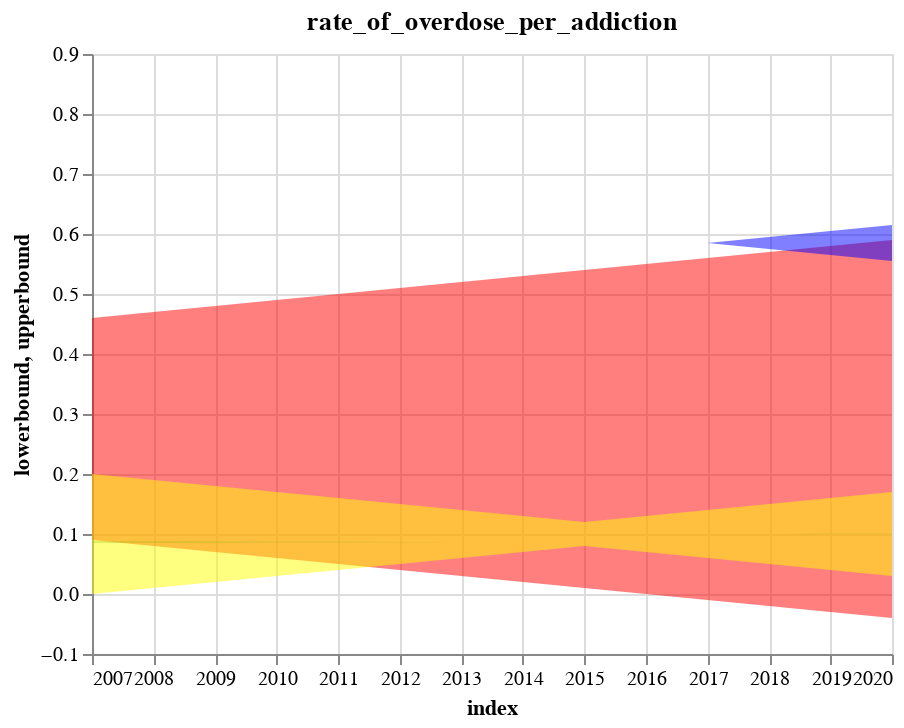

Notebook cell for this chart:
### Code cell
cols = set(df.columns.get_level_values('figure')[:-2])
colors = {column: color for column,color in zip(cols, ['red', 'blue', 'green', 'yellow', 'purple', 'orange'])}
dfs = {key: df[key].reset_index() for key in cols}
charts_ = {key: alt.Chart(val, title=key).mark_area(opacity=0.5, color=colors[key]).encode(x='index:T') for key,val in dfs.items()}
charts = {key: val.encode(y='lowerbound:Q', y2='upperbound:Q') for key,val in charts_.items()}

reduce(lambda A,B: A + B, charts.values())

### Figure 1 — Vega-Lite specification as saved in the notebook (floating-point values rounded to 4 significant figures)
{"config": {"view": {"continuousWidth": 400, "continuousHeight": 300}}, "layer": [{"data": {"name": "data-c04c95cb50fbc25345db7b56055096df"}, "mark": {"type": "area", "color": "red", "opacity": 0.5}, "encoding": {"x": {"type": "temporal", "field": "index"}, "y": {"type": "quantitative", "field": "lowerbound"}, "y2": {"field": "upperbound"}}, "title": "rate_of_overdose_per_addiction"}, {"data": {"name": "data-4546bfc1d1103ec459113010d6e80bc0"}, "mark": {"type": "area", "color": "blue", "opacity": 0.5}, "encoding": {"x": {"type": "temporal", "field": "index"}, "y": {"type": "quantitative", "field": "lowerbound"}, "y2": {"field": "upperbound"}}, "title": "rate_of_new_prescription_per_american"}, {"data": {"name": "data-83802fe14ec28492ae61ebc6858727fd"}, "mark": {"type": "area", "color": "green", "opacity": 0.5}, "encoding": {"x": {"type": "temporal", "field": "index"}, "y": {"type": "quantitative", "field": "lowerbound"}, "y2": {"field": "upperbound"}}, "title": "rate_of_death_per_overdose"}, {"data": {"name": "data-245c73b0e0bbfd536c09e4cb9f443f8d"}, "mark": {"type": "area", "color": "yellow", "opacity": 0.5}, "encoding": {"x": {"type": "temporal", "field": "index"}, "y": {"type": "quantitative", "field": "lowerbound"}, "y2": {"field": "upperbound"}}, "title": "rate_of_addiction_per_prescription"}], "$schema": "https://vega.github.io/schema/vega-lite/v4.0.2.json", "datasets": {"data-c04c95cb50fbc25345db7b56055096df": [{"index": "2007-01-01T00:00:00", "lowerbound": 0.09, "upperbound": 0.46}, {"index": "2008-01-01T00:00:00", "lowerbound": 0.08, "upperbound": 0.47}, {"index": "2009-01-01T00:00:00", "lowerbound": 0.07, "upperbound": 0.48}, {"index": "2010-01-01T00:00:00", "lowerbound": 0.06, "upperbound": 0.49}, {"index": "2011-01-01T00:00:00", "lowerbound": 0.05, "upperbound": 0.5}, {"index": "2012-01-01T00:00:00", "lowerbound": 0.04, "upperbound": 0.51}, {"index": "2013-01-01T00:00:00", "lowerbound": 0.03, "upperbound": 0.52}, {"index": "2014-01-01T00:00:00", "lowerbound": 0.02, "upperbound": 0.53}, {"index": "2015-01-01T00:00:00", "lowerbound": 0.01, "upperbound": 0.54}, {"index": "2016-01-01T00:00:00", "lowerbound": 0.0, "upperbound": 0.55}, {"index": "2017-01-01T00:00:00", "lowerbound": -0.01, "upperbound": 0.56}, {"index": "2018-01-01T00:00:00", "lowerbound": -0.02, "upperbound": 0.57}, {"index": "2019-01-01T00:00:00", "lowerbound": -0.03, "upperbound": 0.58}, {"index": "2020-01-01T00:00:00", "lowerbound": -0.04, "upperbound": 0.59}], "data-4546bfc1d1103ec459113010d6e80bc0": [{"index": "2007-01-01T00:00:00", "lowerbound": 0.759, "upperbound": 0.759}, {"index": "2008-01-01T00:00:00", "lowerbound": 0.782, "upperbound": 0.782}, {"index": "2009-01-01T00:00:00", "lowerbound": 0.795, "upperbound": 0.795}, {"index": "2010-01-01T00:00:00", "lowerbound": 0.812, "upperbound": 0.812}, {"index": "2011-01-01T00:00:00", "lowerbound": 0.809, "upperbound": 0.809}, {"index": "2012-01-01T00:00:00", "lowerbound": 0.813, "upperbound": 0.813}, {"index": "2013-01-01T00:00:00", "lowerbound": 0.781, "upperbound": 0.781}, {"index": "2014-01-01T00:00:00", "lowerbound": 0.756, "upperbound": 0.756}, {"index": "2015-01-01T00:00:00", "lowerbound": 0.706, "upperbound": 0.706}, {"index": "2016-01-01T00:00:00", "lowerbound": 0.665, "upperbound": 0.665}, {"index": "2017-01-01T00:00:00", "lowerbound": 0.585, "upperbound": 0.585}, {"index": "2018-01-01T00:00:00", "lowerbound": 0.575, "upperbound": 0.595}, {"index": "2019-01-01T00:00:00", "lowerbound": 0.565, "upperbound": 0.605}, {"index": "2020-01-01T00:00:00", "lowerbound": 0.555, "upperbound": 0.615}], "data-83802fe14ec28492ae61ebc6858727fd": [{"index": "2007-01-01T00:00:00", "lowerbound": 0.08568, "upperbound": 0.08752}, {"index": "2008-01-01T00:00:00", "lowerbound": 0.08583, "upperbound": 0.08737}, {"index": "2009-01-01T00:00:00", "lowerbound": 0.08599, "upperbound": 0.08721}, {"index": "2010-01-01T00:00:00", "lowerbound": 0.08614, "upperbound": 0.08706}, {"index": "2011-01-01T00:00:00", "lowerbound": 0.08629, "upperbound": 0.08691}, {"index": "2012-01-01T00:00:00", "lowerbound": 0.08645, "upperbound": 0.08675}, {"index": "2013-01-01T00:00:00", "lowerbound": 0.0866, "upperbound": 0.0866}, {"index": "2014-01-01T00:00:00", "lowerbound": 0.1202, "upperbound": 0.1202}, {"index": "2015-01-01T00:00:00", "lowerbound": 0.0982, "upperbound": 0.0982}, {"index": "2016-01-01T00:00:00", "lowerbound": 0.1136, "upperbound": 0.1136}, {"index": "2017-01-01T00:00:00", "lowerbound": 0.1127, "upperbound": 0.1127}, {"index": "2018-01-01T00:00:00", "lowerbound": 0.1006, "upperbound": 0.1006}, {"index": "2019-01-01T00:00:00", "lowerbound": 0.1004, "upperbound": 0.1008}, {"index": "2020-01-01T00:00:00", "lowerbound": 0.1003, "upperbound": 0.1009}], "data-245c73b0e0bbfd536c09e4cb9f443f8d": [{"index": "2007-01-01T00:00:00", "lowerbound": 0.0, "upperbound": 0.2}, {"index": "2008-01-01T00:00:00", "lowerbound": 0.01, "upperbound": 0.19}, {"index": "2009-01-01T00:00:00", "lowerbound": 0.02, "upperbound": 0.18}, {"index": "2010-01-01T00:00:00", "lowerbound": 0.03, "upperbound": 0.17}, {"index": "2011-01-01T00:00:00", "lowerbound": 0.04, "upperbound": 0.16}, {"index": "2012-01-01T00:00:00", "lowerbound": 0.05, "upperbound": 0.15}, {"index": "2013-01-01T00:00:00", "lowerbound": 0.06, "upperbound": 0.14}, {"index": "2014-01-01T00:00:00", "lowerbound": 0.07, "upperbound": 0.13}, {"index": "2015-01-01T00:00:00", "lowerbound": 0.08, "upperbound": 0.12}, {"index": "2016-01-01T00:00:00", "lowerbound": 0.07, "upperbound": 0.13}, {"index": "2017-01-01T00:00:00", "lowerbound": 0.06, "upperbound": 0.14}, {"index": "2018-01-01T00:00:00", "lowerbound": 0.05, "upperbound": 0.15}, {"index": "2019-01-01T00:00:00", "lowerbound": 0.04, "upperbound": 0.16}, {"index": "2020-01-01T00:00:00", "lowerbound": 0.03, "upperbound": 0.17}]}}
